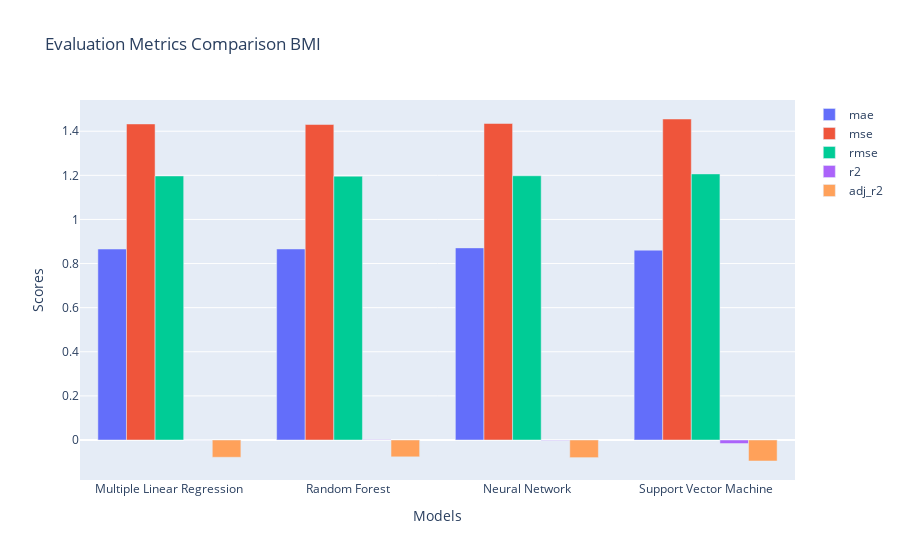

This figure's notebook cell:
### Code cell
# Extracting model names and metric scores
model_names = [d['model'] for d in regression_stats_val]
metric_labels = list(regression_stats_val[0].keys())[1:]
metric_scores = {metric: [d[metric] for d in regression_stats_val] for metric in metric_labels}

# Plotting the bar chart
fig = go.Figure()

for metric in metric_labels:
    fig.add_trace(go.Bar(
        x=model_names,
        y=metric_scores[metric],
        name=metric
    ))

# Updating the layout
fig.update_layout(
    title='Evaluation Metrics Comparison BMI',
    xaxis_title='Models',
    yaxis_title='Scores',
    barmode='group'
)

# Display the plot
fig.show()

### Figure 1 — Plotly figure (JSON) as saved in the notebook; plotly's stock layout.template omitted (floating-point values rounded to 4 significant figures)
{"data": [{"name": "mae", "type": "bar", "x": ["Multiple Linear Regression", "Random Forest", "Neural Network", "Support Vector Machine"], "y": [0.8658, 0.866, 0.871, 0.8606]}, {"name": "mse", "type": "bar", "x": ["Multiple Linear Regression", "Random Forest", "Neural Network", "Support Vector Machine"], "y": [1.433, 1.43, 1.435, 1.455]}, {"name": "rmse", "type": "bar", "x": ["Multiple Linear Regression", "Random Forest", "Neural Network", "Support Vector Machine"], "y": [1.197, 1.196, 1.198, 1.206]}, {"name": "r2", "type": "bar", "x": ["Multiple Linear Regression", "Random Forest", "Neural Network", "Support Vector Machine"], "y": [-0.0002405, 0.001596, -0.001713, -0.01589]}, {"name": "adj_r2", "type": "bar", "x": ["Multiple Linear Regression", "Random Forest", "Neural Network", "Support Vector Machine"], "y": [-0.0783, -0.07632, -0.07988, -0.09516]}], "layout": {"barmode": "group", "title": {"text": "Evaluation Metrics Comparison BMI"}, "xaxis": {"title": {"text": "Models"}}, "yaxis": {"title": {"text": "Scores"}}}}
